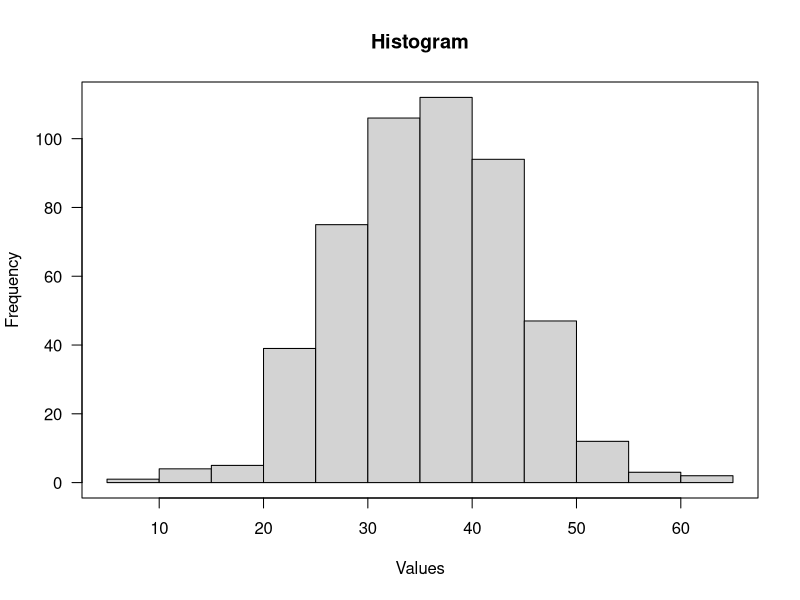
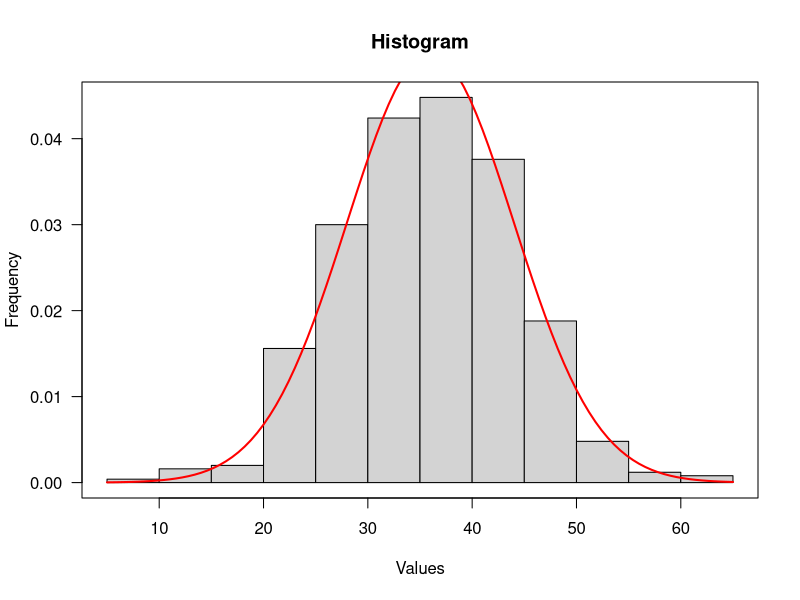
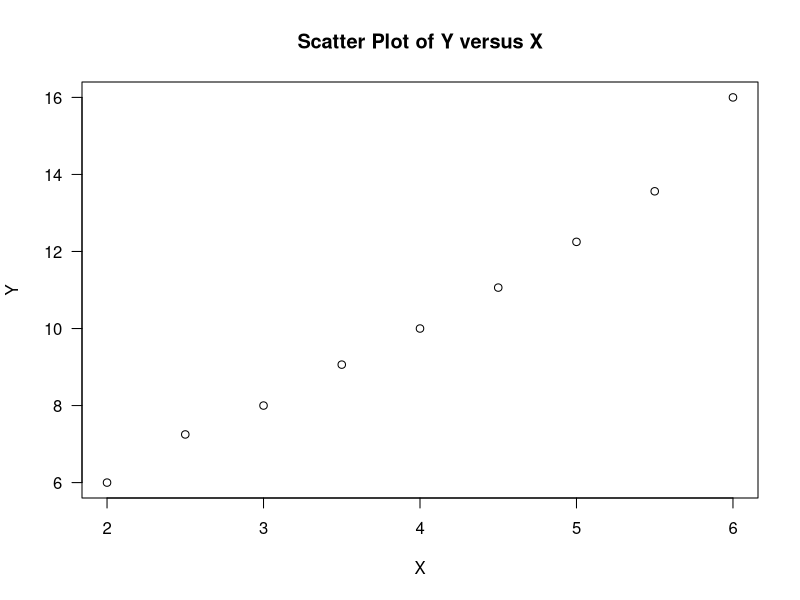
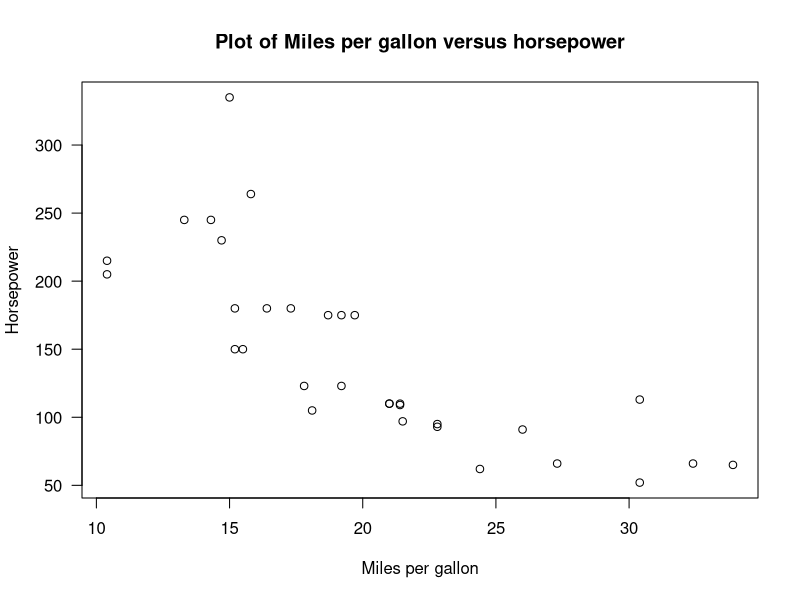
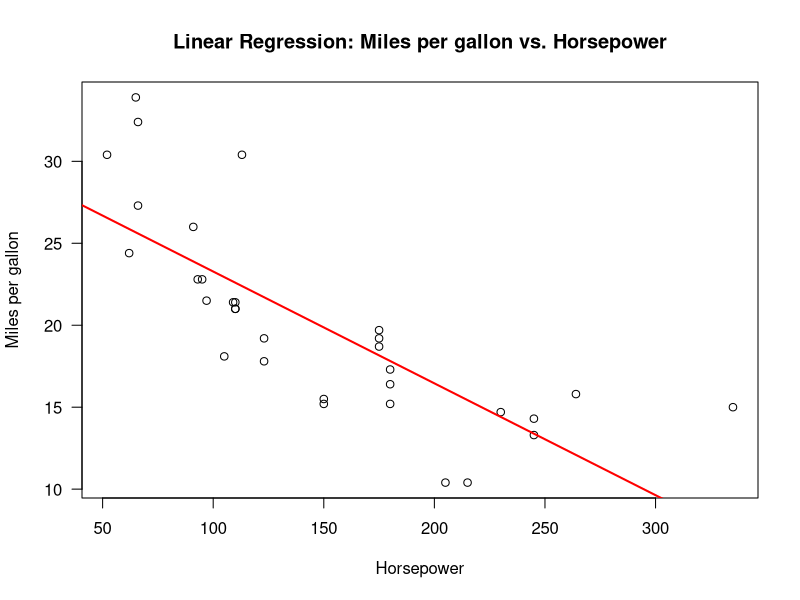
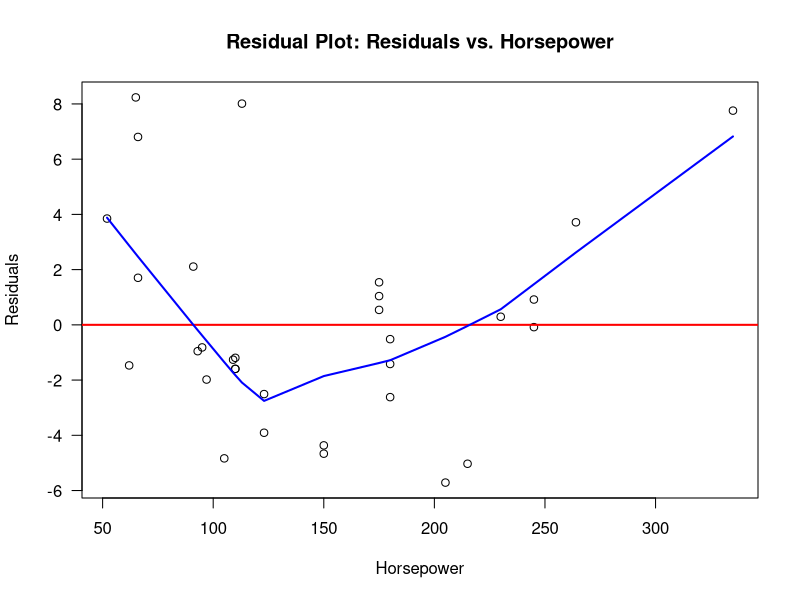
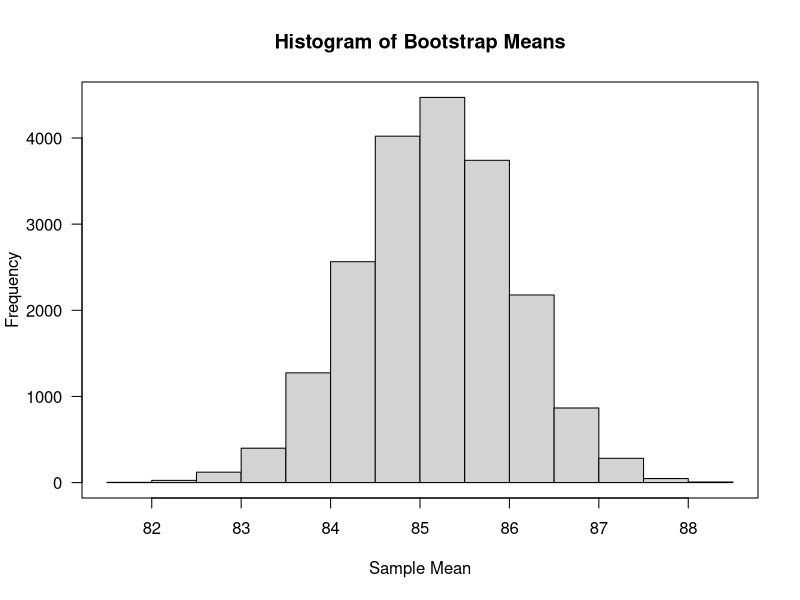
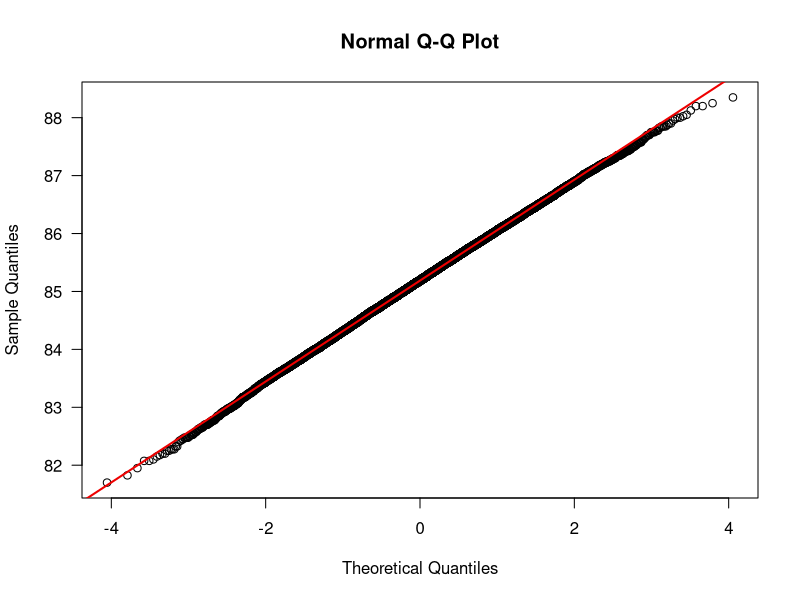

The R script that drew these images, in order:
## ---- chunk 1
possible_values_X <- c(5+15, 5+20, 10+15, 10+20)
unique_values_X <- unique(possible_values_X)
unique_values_X
## ---- chunk 2
pmf_X <- table(possible_values_X) / length(possible_values_X)
pmf_X
## ---- chunk 3
E_X <- sum(unique_values_X * pmf_X)
E_X
## ---- chunk 4

# Calculate E(X^2)
E_X_squared <- sum(unique_values_X^2 * pmf_X)

# Calculate Var(X)
Var_X <- E_X_squared - E_X^2
Var_X

## ---- chunk 5
possible_values_Y <- 2 * possible_values_X - 3
unique_values_Y <- unique(possible_values_Y)
unique_values_Y
## ---- chunk 6
pmf_Y <- table(possible_values_Y)/length(possible_values_Y)
pmf_Y
## ---- chunk 7
cdf_Y <- cumsum(pmf_Y)
cdf_Y
## ---- chunk 8
P_Y_37 <- cdf_Y[which(possible_values_Y == 37)]
P_Y_37
## ---- chunk 9
sample_normal <- rnorm(500, mean = 36, sd = 8)
## ---- chunk 10
par(las=1) # Ensures axis labels are parallel to the axis

# Set up the histogram with 10 bins and using the range (min to max)
hist(sample_normal, breaks = 10, main = "Histogram", 
      xlab = "Values", ylab = "Frequency")

box() # Draw a box around the histogram

## ---- chunk 11
par(las=1)
set.seed(123)
# Set up the histogram with 10 bins and using the range (min to max)
hist(sample_normal, breaks = 10, main = "Histogram", 
     xlab = "Values", ylab = "Frequency", freq = F)
#lines(density(sample_normal), col = "red")
curve(dnorm(x, mean = 36, sd = 8), add = T, col="red", lwd = 2)
box()

## ---- chunk 12
# Given data
X <- c(2, 2.5, 3, 3.5, 4, 4.5, 5, 5.5, 6)
Y <- c(6, 7.25, 8, 9.0625, 10, 11.0625, 12.25, 13.5625, 16)

data_frame <- data.frame(X = X, Y = Y)
plot(data_frame$X, data_frame$Y, xlab = "X", ylab = "Y"
     , main = "Scatter Plot of Y versus X")

## ---- chunk 13
correlation_coefficient <- cor(X, Y)
correlation_coefficient
## ---- chunk 14
correlation_coefficient_last_six <- cor(X[4:9], Y[4:9])
correlation_coefficient_last_six
## ---- chunk 15

X_1 <- 2 * X -1
X_2 <- X^2

correlation_coefficient_X1 <- cor(X_1, Y)
correlation_coefficient_X2 <- cor(X_2, Y)

correlation_coefficient_X1
correlation_coefficient_X2
## ---- chunk 16
# load the data set
data(mtcars)

# Printing the first 10 rows
head(mtcars, 10)
## ---- chunk 17
# 5 number summary
# minimum   1st quartile    median   3rd quartile   maximum 

# miles per gallon
summary(mtcars$mpg)
## ---- chunk 18
# horsepower
summary(mtcars$hp)
## ---- chunk 19
plot(mtcars$mpg, mtcars$hp, xlab = "Miles per gallon", ylab = "Horsepower", 
     main = "Plot of Miles per gallon versus horsepower")
## ---- chunk 20
# Fit linear regression model
lm_model <- lm(mpg ~ hp, data = mtcars)

# Obtain the fitted values
fitted_values <- predict(lm_model)
fitted_values

## ---- chunk 21
# Plot the scatter plot with the regression line
plot(mtcars$hp, mtcars$mpg, xlab = "Horsepower", ylab = "Miles per gallon", 
     main = "Linear Regression: Miles per gallon vs. Horsepower")
abline(lm_model, col = "red", lwd = 2)

## ---- chunk 22
summary(lm_model)

## ---- chunk 23

# Calculate residuals
residuals <- resid(lm_model)

# Plot residuals versus horsepower
plot(mtcars$hp, residuals, xlab = "Horsepower", ylab = "Residuals",
     main = "Residual Plot: Residuals vs. Horsepower")

# Add a horizontal line at y = 0 for reference
abline(h = 0, col = "red", lwd = 2)

# Add a lowess smoother to check for any patterns
lines(lowess(mtcars$hp, residuals), col = "blue", lwd=2)

## ---- chunk 24
predicted_mpg <- predict(lm_model, newdata = data.frame(hp = 110))
predicted_mpg
## ---- chunk 25
# Given parameters
mean_spending <- 5.50
sd_spending <- 1.20

percentile_90 <- qnorm(0.9, mean = mean_spending, sd = sd_spending)
percentile_90
## ---- chunk 26
percentile_25 <- qnorm(0.25, mean = mean_spending, sd = sd_spending)
percentile_25
## ---- chunk 27
median_spending <- qnorm(0.50, mean = mean_spending, sd = sd_spending)
median_spending
## ---- chunk 28
percentage_above_7 <- 100 * (1 - pnorm(7, mean = mean_spending, sd = sd_spending))
percentage_above_7
## ---- chunk 29
probability_fewer_than_3 <- pbinom(2, size = 50, prob = 0.05)
probability_fewer_than_3
## ---- chunk 30
# Given parameters
n <- 50  # sample size
p <- 0.05  # probability of an individual being infected

# Calculate mean
mean_X <- n * p
mean_X
## ---- chunk 31
# Calculate variance
var_X <- n * p * (1 -p)
var_X

## ---- chunk 32
# Given dataset of exam scores
exam_scores <- c(82, 88, 75, 94, 90, 85, 78, 91, 86, 89, 92, 80, 87, 79, 84,
                 77, 83, 81, 76, 93, 88, 85, 89, 90, 82, 86, 75, 91, 79, 84,
                 78, 95, 88, 87, 93, 86, 82, 89, 90, 80)

# Number of bootstrap samples
n_bootstrap_samples <- 20000

# Generate bootstrap samples and calculate sample means
bootstrap_means <- replicate(n_bootstrap_samples, 
                             mean(sample(exam_scores, replace = TRUE)))

# Display the first 100 bootstrap sample means
head(bootstrap_means, 100)

## ---- chunk 33
par(las=1)
hist(bootstrap_means, main = "Histogram of Bootstrap Means", 
     xlab = "Sample Mean")
box()
## ---- chunk 34
lower_bound <- quantile(bootstrap_means, 0.05)
upper_bound <- quantile(bootstrap_means, 0.95)
confidence_interval <- c(lower_bound, upper_bound)
confidence_interval
## ---- chunk 35
qqnorm(bootstrap_means)
qqline(bootstrap_means, col = "red2", lwd = 2)
